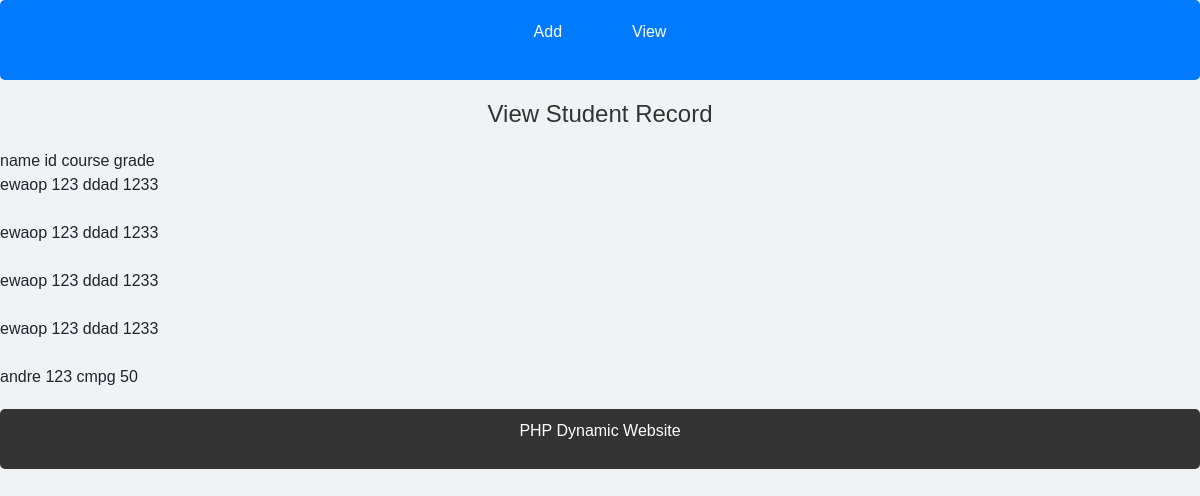
/view_result.php, run on the app's committed database.
### tables this page shows
CREATE TABLE `students_detailed` (
  `name` varchar(30) NOT NULL,
  `id` int(30) NOT NULL,
  `course` varchar(30) NOT NULL,
  `grade` int(30) NOT NULL
);

### view_result.php (the view, shortened to what this page needs)
<!DOCTYPE html>
<html lang="en">
<head>
    <link rel="stylesheet" href="https://stackpath.bootstrapcdn.com/bootstrap/4.3.1/css/bootstrap.min.css">
    <link rel="stylesheet" href="css/style.css">
</head>
<body>
    <header>
        <nav>
            <ul>
                <li>
                    <a href="index.php">Add</a>
                </li>
                <li>
                    <a href="view_result.php">View</a>
                </li>
            </ul>
        </nav>
        <h1>View Student Record</h1>
    </header>
<div class="tr">
    <?php
include ('database.php');
$sql = "SELECT name, id, course, grade FROM students_detailed";
$res = mysqli_query($con, $sql);
if ($res) {
  echo "<tr>
          <th>name</th>
          <th>id</th>
          <th>course</th>
          <th>grade</th>
         </tr>";
while($row = mysqli_fetch_assoc($res)){
  echo "<tr>
          <br>
          <td>" . $row['name'] . "</td>
          <td>" . $row['id'] . "</td>
          <td>" . $row['course'] . "</td>
          <td>" . $row['grade'] . "</td>
          <br>
      </tr>";
}
}
?>
</div>
    <footer>
        <p>PHP Dynamic Website</p>
    </footer>
</body>
</html>

### style.css (style rules this page uses)
body { font-family: Arial, sans-serif; background-color: #f0f2f5; display: flex; flex-direction: column; min-height: 100vh; margin: 0; }
header nav { background-color: #007BFF; padding: 10px; border-radius: 5px; margin-bottom: 20px; }
header nav ul { list-style-type: none; padding: 0; display: flex; justify-content: center; }
header nav ul li { margin: 0 15px; }
header nav ul li a { color: white; text-decoration: none; padding: 10px 20px; display: block; }
h1 { text-align: center; color: #333; margin-bottom: 20px; font-size: 24px; }
footer { text-align: center; padding: 10px; background-color: #333; color: white; border-radius: 5px; margin-top: 20px; width: 100%; }

### data on the page
students_detailed: name "ewaop", id "123", course "ddad", grade "1233"
students_detailed: name "ewaop", id "123", course "ddad", grade "1233"
students_detailed: name "ewaop", id "123", course "ddad", grade "1233"
students_detailed: name "ewaop", id "123", course "ddad", grade "1233"
students_detailed: name "andre", id "123", course "cmpg", grade "50"
